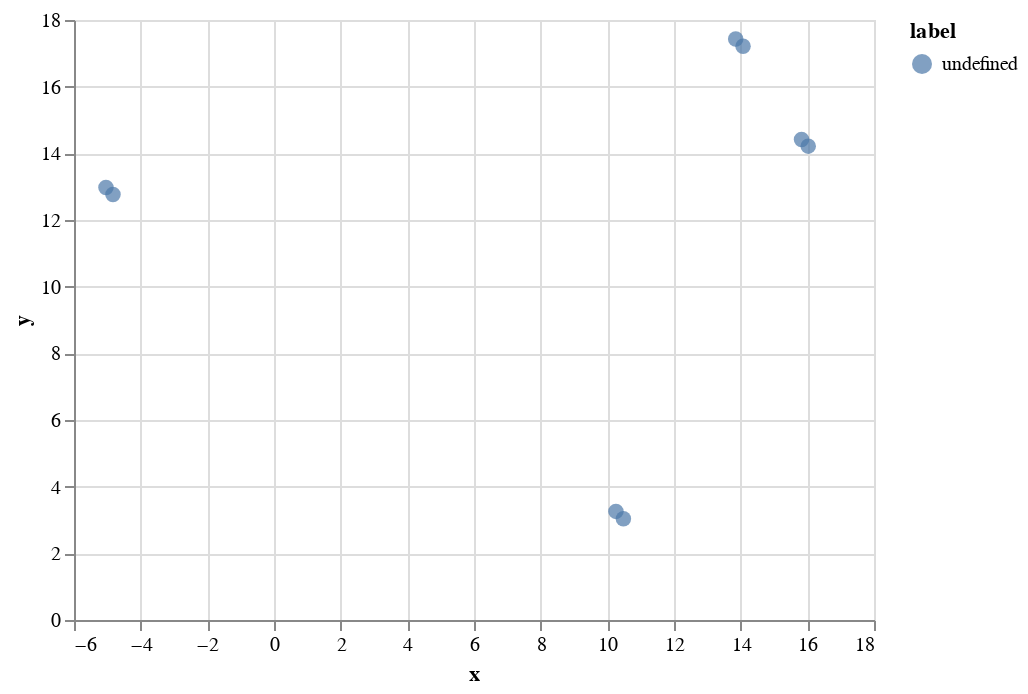

Notebook code cell kept with this figure:
### Code cell
# Load the JSON file
with open('chart.json', 'r') as f:
    chart_data = json.load(f)

# Use alt.Chart.from_dict() to load the chart from the JSON data
loaded_chart = alt.Chart.from_dict(chart_data)

# Display the loaded chart
loaded_chart.display()

### Figure 1 — Vega-Lite specification as saved in the notebook (floating-point values rounded to 4 significant figures)
{"config": {"view": {"continuousWidth": 400, "continuousHeight": 300}}, "data": {"name": "data-9cd50dbabc003fee0a0e5869b6a0cdc5"}, "mark": {"type": "circle", "size": 60}, "datasets": {"data-9cd50dbabc003fee0a0e5869b6a0cdc5": [{"x": 16.03, "y": 14.22, "text": "Where is the world cup?"}, {"x": 15.83, "y": 14.42, "text": "The world cup is in Qatar"}, {"x": 10.48, "y": 3.034, "text": "What color is the sky?"}, {"x": 10.26, "y": 3.259, "text": "The sky is blue"}, {"x": -5.041, "y": 12.98, "text": "Where does the bear live?"}, {"x": -4.831, "y": 12.77, "text": "The bear lives in the the woods"}, {"x": 14.07, "y": 17.21, "text": "What is an apple?"}, {"x": 13.85, "y": 17.43, "text": "An apple is a fruit"}]}, "encoding": {"color": {"field": "label", "type": "nominal"}, "tooltip": [{"field": "text", "type": "nominal"}], "x": {"field": "x", "type": "quantitative"}, "y": {"field": "y", "type": "quantitative"}}, "selection": {"selector001": {"type": "interval", "bind": "scales", "encodings": ["x", "y"]}}, "$schema": "https://vega.github.io/schema/vega-lite/v4.17.0.json"}
